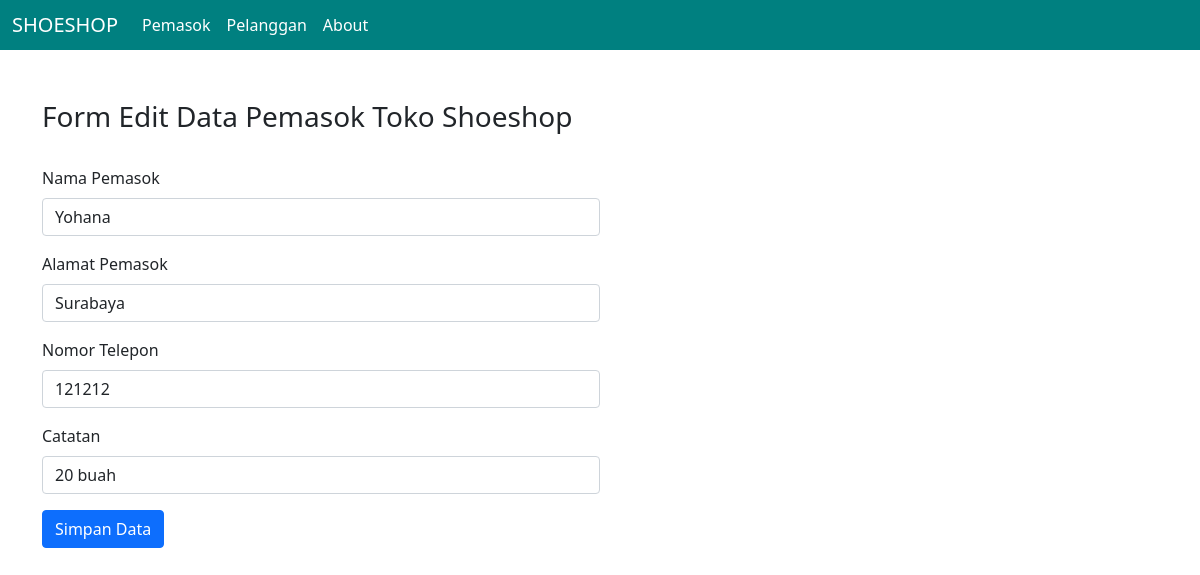
The app's page /editPemasok.php?id_pemasok=40 with its own data.
### tables this page shows
CREATE TABLE `pemasok` (
  `id_pemasok` int(11) NOT NULL,
  `nama_pemasok` varchar(128) NOT NULL,
  `alamat_pemasok` varchar(128) NOT NULL,
  `no_telepon` int(11) NOT NULL,
  `catatan` varchar(200) NOT NULL
);

### editPemasok.php (the view, shortened to what this page needs)
<!DOCTYPE html>
<html lang="en">
<head>
    <link href="https://cdn.jsdelivr.net/npm/bootstrap@5.0.2/dist/css/bootstrap.min.css" rel="stylesheet">
</head>
<body>
    <?php
    include_once('koneksi.php');
    $idP = $_GET['id_pemasok'];
    $kueri = "SELECT * FROM pemasok WHERE id_pemasok = '$idP' ";
    $pemasoks = mysqli_query($koneksi,$kueri);
    while($pemasok = mysqli_fetch_array($pemasoks)){
      $namaPemasok = $pemasok['nama_pemasok'];
      $alamat= $pemasok['alamat_pemasok'];
      $nomor= $pemasok['no_telepon'];
      $catatan= $pemasok['catatan'];
    };
    ?>
    <nav class="navbar fixed-top navbar-expand-lg navbar-dark scrolling-navbar" style="background-color: teal; height:50px">
    <div class="container-fluid">
    <a class="navbar-brand" href="index.php">SHOESHOP</a>
    <div class="collapse navbar-collapse" id="navbarSupportedContent">
      <ul class="navbar-nav me-auto mb-2 mb-lg-0">
        <li class="nav-item">
          <a class="nav-link active" aria-current="page" href="pemasok.php">Pemasok</a>
        </li>
        <li class="nav-item">
          <a class="nav-link active" aria-current="page" href="pelanggan.php">Pelanggan</a>
        </li>
        <li class="nav-item">
          <a class="nav-link active" aria-current="page" href="about.php">About</a>
        </li>
      </ul>
    </div>
  </div>
    </nav>
    <div class="container" style="margin-top:100px;">
    <div class="col-6">
    <h3>Form Edit Data Pemasok Toko Shoeshop</h3>
    <br>
    <form action="" method="post">
        <div class="mb-3">
            <label for="nama_pemasok" class="form-label">Nama Pemasok</label>
            <input type="text" class="form-control" id="nama" name="nama" value="<?php echo $namaPemasok; ?>">
        </div>
        <div class="mb-3">
            <label for="alamat_pemasok" class="form-label">Alamat Pemasok</label>
            <input type="text" class="form-control" id="alamat" name="alamat" value="<?php echo $alamat; ?>">
        </div>
        <div class="mb-3">
            <label for="no_telepon" class="form-label">Nomor Telepon</label>
            <input type="number" class="form-control" id="nomor" name="nomor" value="<?php echo $nomor; ?>">
        </div>
        <div class="mb-3">
            <label for="catatan" class="form-label">Catatan</label>
            <input type="text" class="form-control" id="catatan" name="catatan" value="<?php echo $catatan; ?>">
        </div>
        <button class="btn btn-primary" type="submit" name="submit">
            Simpan Data
        </button>
      </form>
    </div>
    <br>
</body>
</html>

### records on screen
pemasok: nama "Yohana", alamat "Surabaya", nomor "121212", catatan "20 buah"
